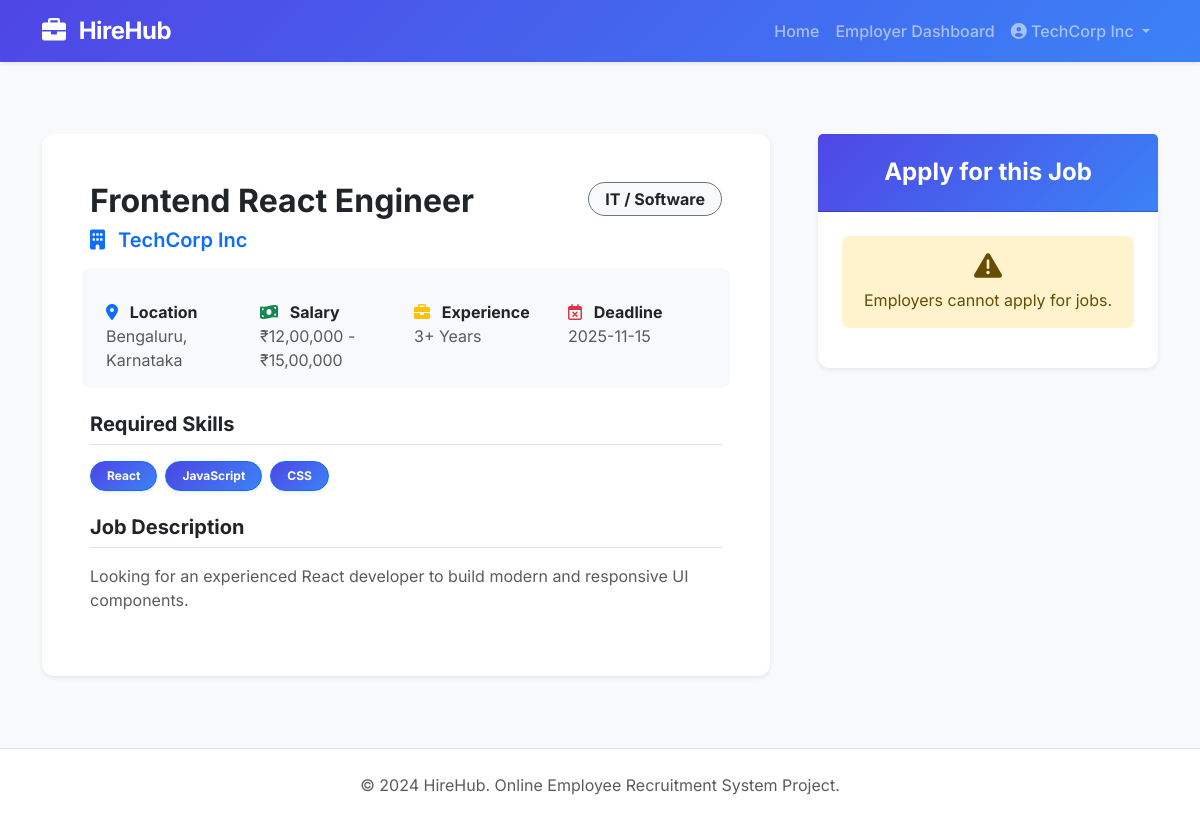
/job/2 (signed in), run on the app's committed database.
### tables this page shows
CREATE TABLE jobs (
    id INTEGER PRIMARY KEY AUTOINCREMENT,
    title TEXT NOT NULL,
    company TEXT NOT NULL,
    category TEXT NOT NULL,
    skills TEXT NOT NULL,
    experience TEXT NOT NULL,
    salary TEXT NOT NULL,
    location TEXT NOT NULL,
    description TEXT NOT NULL,
    last_date TEXT NOT NULL,
    employer_id INTEGER NOT NULL,
    FOREIGN KEY(employer_id) REFERENCES users(id)
);

### app.py (the view, shortened to what this page needs)
@app.route('/job/<int:job_id>', methods=['GET', 'POST'])
@login_required
def job_details(job_id):
    conn = get_db_connection()
    job = conn.execute('SELECT * FROM jobs WHERE id = ?', (job_id,)).fetchone()
    if not job:
        conn.close()
        flash("Job not found.", "danger")
        return redirect(url_for('index'))
    conn.close()
    return render_template('seeker/job_details.html', job=job)

### app.py (called while the page is built)
def login_required(f):
    from functools import wraps
    @wraps(f)
    def decorated_function(*args, **kwargs):
        if 'user_id' not in session:
            flash("Please log in first.", "warning")
            return redirect(url_for('login'))
        return f(*args, **kwargs)
    return decorated_function

### database.py (called while the page is built)
def get_db_connection():
    conn = sqlite3.connect(DATABASE)
    conn.row_factory = sqlite3.Row
    return conn

### templates/seeker/job_details.html (shortened to what this page needs)
{% extends 'base.html' %}
{% block content %}
<div class="container py-5">
    <div class="row g-5">
        <div class="col-lg-8">
            <div class="card shadow-sm border-0 mb-4">
                <div class="card-body p-4 p-md-5">
                    <div class="d-flex justify-content-between align-items-start mb-4">
                        <div>
                            <h2 class="fw-bold mb-2">{{ job.title }}</h2>
                            <h5 class="text-primary fw-semibold"><i class="fa-solid fa-building me-2"></i> {{ job.company }}</h5>
                        </div>
                        <span class="badge bg-light text-dark border border-secondary px-3 py-2 rounded-pill fs-6">{{ job.category }}</span>
                    </div>
                    <div class="row g-3 mb-4 bg-light rounded-3 p-3 text-muted">
                        <div class="col-sm-6 col-md-3">
                            <strong class="d-block text-dark"><i class="fa-solid fa-location-dot me-2 text-primary"></i> Location</strong>
                            {{ job.location }}
                        </div>
                        <div class="col-sm-6 col-md-3">
                            <strong class="d-block text-dark"><i class="fa-solid fa-money-bill-wave me-2 text-success"></i> Salary</strong>
                            {{ job.salary }}
                        </div>
                        <div class="col-sm-6 col-md-3">
                            <strong class="d-block text-dark"><i class="fa-solid fa-briefcase me-2 text-warning"></i> Experience</strong>
                            {{ job.experience }}
                        </div>
                        <div class="col-sm-6 col-md-3">
                            <strong class="d-block text-dark"><i class="fa-regular fa-calendar-xmark me-2 text-danger"></i> Deadline</strong>
                            {{ job.last_date }}
                        </div>
                    </div>
                    <div class="mb-4">
                        <h5 class="fw-bold border-bottom pb-2 mb-3">Required Skills</h5>
                        <div class="d-flex flex-wrap gap-2">
                            {% for skill in job.skills.split(',') %}
                                <span class="badge bg-primary text-white border border-primary px-3 py-2 rounded-pill shadow-sm">{{ skill.strip() }}</span>
                            {% endfor %}
                        </div>
                    </div>
                    <div>
                        <h5 class="fw-bold border-bottom pb-2 mb-3">Job Description</h5>
                        <p class="text-muted" style="white-space: pre-line;">{{ job.description }}</p>
                    </div>
                </div>
            </div>
        </div>
        <div class="col-lg-4">
            <div class="card shadow-sm border-0 sticky-top" style="top: 20px;">
                <div class="card-header bg-primary text-white text-center py-4">
                    <h4 class="mb-0 fw-bold">Apply for this Job</h4>
                </div>
                <div class="card-body p-4">
                    {% if session.get('role') == 'seeker' %}
                        <form method="POST" enctype="multipart/form-data">
                            <div class="mb-4">
                                <label class="form-label fw-semibold">Upload Resume</label>
                                <div class="input-group">
                                    <input type="file" class="form-control" name="resume" accept=".pdf,.doc,.docx" required>
                                </div>
                                <div class="form-text text-muted mt-2"><i class="fa-solid fa-circle-info me-1"></i> Accepted formats: PDF, DOC, DOCX (Max 16MB)</div>
                            </div>
                            <button type="submit" class="btn btn-primary w-100 btn-lg fw-bold shadow-sm">Submit Application</button>
                        </form>
                    {% elif session.get('role') == 'employer' %}
                        <div class="alert alert-warning text-center">
                            <i class="fa-solid fa-triangle-exclamation mb-2 fs-3 d-block"></i>
                            Employers cannot apply for jobs.
                        </div>
                    {% else %}
                        <div class="text-center">
                            <p class="text-muted mb-3">You must be logged in as a Job Seeker to apply.</p>
                            <a href="{{ url_for('login') }}" class="btn btn-outline-primary fw-bold w-100 mb-2">Login</a>
                            <a href="{{ url_for('register') }}" class="btn btn-primary fw-bold w-100">Register</a>
                        </div>
                    {% endif %}
                </div>
            </div>
        </div>
    </div>
</div>
{% endblock %}

### templates/base.html (shortened to what this page needs)
<!DOCTYPE html>
<html lang="en">
<head>
    <link href="https://cdn.jsdelivr.net/npm/bootstrap@5.3.0/dist/css/bootstrap.min.css" rel="stylesheet">
    <link rel="stylesheet" href="https://cdnjs.cloudflare.com/ajax/libs/font-awesome/6.0.0/css/all.min.css">
    <link rel="stylesheet" href="{{ url_for('static', filename='css/style.css') }}">
</head>
<body class="d-flex flex-column min-vh-100 bg-light">
    <nav class="navbar navbar-expand-lg navbar-dark bg-primary shadow-sm glass-nav">
        <div class="container">
            <a class="navbar-brand fw-bold" href="{{ url_for('index') }}">
                <i class="fa-solid fa-briefcase me-2"></i> HireHub
            </a>
            <div class="collapse navbar-collapse" id="navbarNav">
                <ul class="navbar-nav ms-auto font-weight-500">
                    <li class="nav-item">
                        <a class="nav-link" href="{{ url_for('index') }}">Home</a>
                    </li>
                    {% if session.get('user_id') %}
                        {% if session.get('role') == 'employer' %}
                            <li class="nav-item"><a class="nav-link" href="#">Employer Dashboard</a></li>
                        {% else %}
                            <li class="nav-item"><a class="nav-link" href="#">Job Seeker Dashboard</a></li>
                        {% endif %}
                        <li class="nav-item dropdown">
                            <a class="nav-link dropdown-toggle" href="#" id="navbarDropdown" role="button" data-bs-toggle="dropdown">
                                <i class="fa-solid fa-user-circle"></i> {{ session.get('name') }}
                            </a>
                        </li>
                    {% endif %}
                </ul>
            </div>
        </div>
    </nav>
    <main class="flex-grow-1">
        {% block content %}{% endblock %}
    </main>
    <footer class="bg-white py-4 mt-auto border-top">
        <div class="container text-center">
            <p class="mb-0 text-muted">&copy; 2024 HireHub. Online Employee Recruitment System Project.</p>
        </div>
    </footer>
</body>
</html>

### static/css/style.css (style rules this page uses)
:root { --primary-color: #4F46E5; --primary-hover: #4338CA; --secondary-color: #10B981; --dark-color: #111827; --light-color: #F9FAFB; }
body { font-family: 'Inter', sans-serif; background-color: #f3f4f6; color: var(--dark-color); }
.bg-primary { background: linear-gradient(135deg, var(--primary-color), #3B82F6) !important; }
.glass-nav { backdrop-filter: blur(10px); -webkit-backdrop-filter: blur(10px); }
.navbar-brand { font-size: 1.5rem; letter-spacing: -0.5px; }
.nav-link { font-weight: 500; transition: color 0.2s ease; }
.card { border: none; border-radius: 12px; box-shadow: 0 4px 6px -1px rgba(0, 0, 0, 0.05), 0 2px 4px -1px rgba(0, 0, 0, 0.03); transition: transform 0.2s ease, box-shadow 0.2s ease; }
.alert { border-radius: 8px; border: none; }

### data on the page
jobs: get "TechCorp Inc", title "Frontend React Engineer", company "TechCorp Inc", category "IT / Software", location "Bengaluru, Karnataka", salary "₹12,00,000 - ₹15,00,000", experience "3+ Years", last_date "2025-11-15", description "Looking for an experienced React developer to build modern and responsive UI components."

### other printed values
{{ skill.strip() }} "React" "JavaScript" "CSS"
